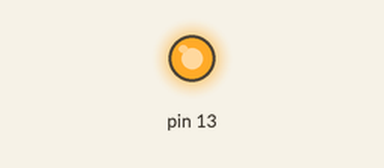
This sketch was run on a simulated Arduino Uno, built with avr-gcc and run on an emulated ATmega328P. On the bench: output pins drawn as LEDs (lit = HIGH).

Above: at 0.1 s.
At 2.6 s:
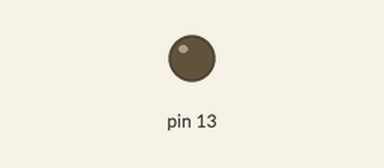
Timing chart, 0 to 5.5 s (numbered marks = the images above):
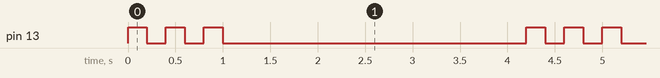

Measured:
- by itself, pin 13: repeats every 4.2 s: 2 × (LOW 0.20 s, HIGH 0.20 s), LOW 3.2 s, HIGH 0.20 s
- by itself, everything shown: repeats every 4.2 s, in 6 steps

The sketch:

opg1.ino
```cpp
void setup() {
  pinMode(13, OUTPUT);
}

void loop() {
  for(int i = 0; i < 3; i++) {
    digitalWrite(13, HIGH);
    delay(200);
    digitalWrite(13, LOW);
    delay(200);
  }
   delay(3000);
}
```
